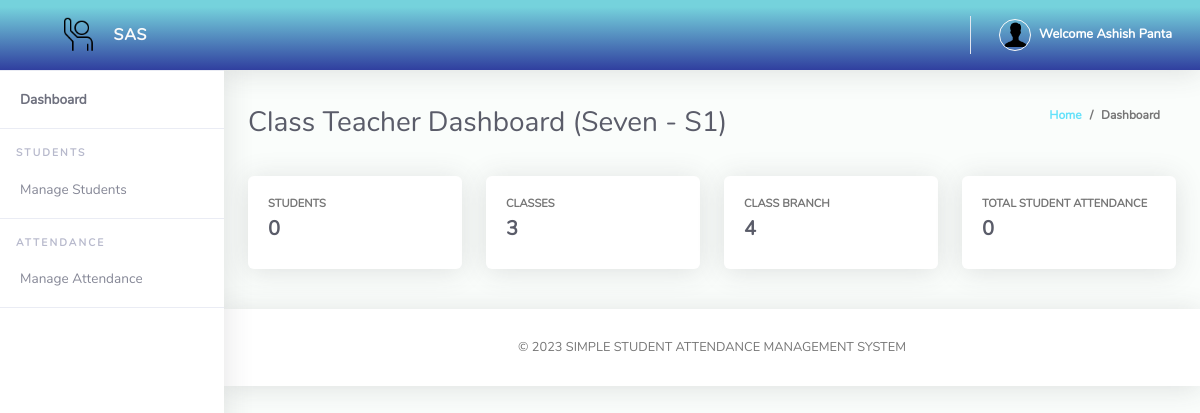
Screenshot of /ClassTeacher/index.php (signed in) with the database file from the repository.
### tables this page shows
CREATE TABLE `tblclassteacher` (
  `Id` int(10) NOT NULL,
  `firstName` varchar(255) NOT NULL,
  `lastName` varchar(255) NOT NULL,
  `emailAddress` varchar(255) NOT NULL,
  `password` varchar(255) NOT NULL,
  `phoneNo` varchar(50) NOT NULL,
  `classId` varchar(10) NOT NULL,
  `classArmId` varchar(10) NOT NULL,
  `dateCreated` varchar(50) NOT NULL
);

CREATE TABLE `tblclassarms` (
  `Id` int(10) NOT NULL,
  `classId` varchar(10) NOT NULL,
  `classArmName` varchar(255) NOT NULL,
  `isAssigned` varchar(10) NOT NULL
);

CREATE TABLE `tblclass` (
  `Id` int(10) NOT NULL,
  `className` varchar(255) NOT NULL
);

### ClassTeacher/index.php (the view, shortened to what this page needs)
<?php
include '../Includes/dbcon.php';
    $query = "SELECT tblclass.className,tblclassarms.classArmName
    FROM tblclassteacher
    INNER JOIN tblclass ON tblclass.Id = tblclassteacher.classId
    INNER JOIN tblclassarms ON tblclassarms.Id = tblclassteacher.classArmId
    Where tblclassteacher.Id = '$_SESSION[userId]'";
    $rs = $conn->query($query);
    $rrw = $rs->fetch_assoc();
?>
<!DOCTYPE html>
<html lang="en">
<head>
    <link href="../vendor/bootstrap/css/bootstrap.min.css" rel="stylesheet" type="text/css">
  <link href="css/ruang-admin.min.css" rel="stylesheet">
</head>
<body id="page-top">
  <div id="wrapper">
   <?php include "Includes/sidebar.php";?>
    <div id="content-wrapper" class="d-flex flex-column">
      <div id="content">
           <?php include "Includes/topbar.php";?>
        <div class="container-fluid" id="container-wrapper">
          <div class="d-sm-flex align-items-center justify-content-between mb-4">
            <h1 class="h3 mb-0 text-gray-800">Class Teacher Dashboard (<?php echo $rrw['className'].' - '.$rrw['classArmName'];?>)</h1>
            <ol class="breadcrumb">
              <li class="breadcrumb-item"><a href="./">Home</a></li>
              <li class="breadcrumb-item active" aria-current="page">Dashboard</li>
            </ol>
          </div>
          <div class="row mb-3">
          <?php
$query1=mysqli_query($conn,"SELECT * from tblstudents where classId = '$_SESSION[classId]' and classArmId = '$_SESSION[classArmId]'");
$students = mysqli_num_rows($query1);
?>
            <div class="col-xl-3 col-md-6 mb-4">
              <div class="card h-100">
                <div class="card-body">
                  <div class="row no-gutters align-items-center">
                    <div class="col mr-2">
                      <div class="text-xs font-weight-bold text-uppercase mb-1">Students</div>
                      <div class="h5 mb-0 mr-3 font-weight-bold text-gray-800"><?php echo $students;?></div>
                    </div>
                  </div>
                </div>
              </div>
            </div>
             <?php
$query1=mysqli_query($conn,"SELECT * from tblclass");
$class = mysqli_num_rows($query1);
?>
            <div class="col-xl-3 col-md-6 mb-4">
              <div class="card h-100">
                <div class="card-body">
                  <div class="row align-items-center">
                    <div class="col mr-2">
                      <div class="text-xs font-weight-bold text-uppercase mb-1">Classes</div>
                      <div class="h5 mb-0 font-weight-bold text-gray-800"><?php echo $class;?></div>
                    </div>
                  </div>
                </div>
              </div>
            </div>
             <?php
$query1=mysqli_query($conn,"SELECT * from tblclassarms");
$classArms = mysqli_num_rows($query1);
?>
            <div class="col-xl-3 col-md-6 mb-4">
              <div class="card h-100">
                <div class="card-body">
                  <div class="row no-gutters align-items-center">
                    <div class="col mr-2">
                      <div class="text-xs font-weight-bold text-uppercase mb-1">Class Branch</div>
                      <div class="h5 mb-0 font-weight-bold text-gray-800"><?php echo $classArms;?></div>
                    </div>
                  </div>
                </div>
              </div>
            </div>
            <?php
$query1=mysqli_query($conn,"SELECT * from tblattendance where classId = '$_SESSION[classId]' and classArmId = '$_SESSION[classArmId]'");
$totAttendance = mysqli_num_rows($query1);
?>
            <div class="col-xl-3 col-md-6 mb-4">
              <div class="card h-100">
                <div class="card-body">
                  <div class="row no-gutters align-items-center">
                    <div class="col mr-2">
                      <div class="text-xs font-weight-bold text-uppercase mb-1">Total Student Attendance</div>
                      <div class="h5 mb-0 font-weight-bold text-gray-800"><?php echo $totAttendance;?></div>
                    </div>
                  </div>
                </div>
              </div>
            </div>
        </div>
      </div>
      <?php include 'includes/footer.php';?>
    </div>
  </div>
</body>
</html>

### ClassTeacher/Includes/topbar.php (shortened to what this page needs)
<?php
  $query = "SELECT * FROM tblclassteacher WHERE Id = ".$_SESSION['userId']."";
  $rs = $conn->query($query);
  $rows = $rs->fetch_assoc();
  $fullName = $rows['firstName']." ".$rows['lastName'];;
?>
<nav class="navbar navbar-expand navbar-light bg-gradient-primary topbar mb-4 static-top">
          <button id="sidebarToggleTop" class="btn btn-link rounded-circle mr-3">
          </button>
          <ul class="navbar-nav ml-auto">
            <li class="nav-item dropdown no-arrow">
              <a class="nav-link dropdown-toggle" href="#" id="searchDropdown" role="button" data-toggle="dropdown"
                aria-haspopup="true" aria-expanded="false">
              </a>
            </li>
            <li class="nav-item dropdown no-arrow">
              <a class="nav-link dropdown-toggle" href="#" id="userDropdown" role="button" data-toggle="dropdown"
                aria-haspopup="true" aria-expanded="false">
                <img class="img-profile rounded-circle" src="img/user-icn2.png" style="max-width: 60px">
                <span class="ml-2 d-none d-lg-inline text-white small"><b>Welcome <?php echo $fullName;?></b></span>
              </a>
            </li>
          </ul>
        </nav>

### rows the page displays
tblclassteacher: fullName "Ashish Panta"
tblclassarms: classId.className "Seven", classArmName "S1"

### other values shown
$students "0"
$class "3"
$classArms "4"
$totAttendance "0"
